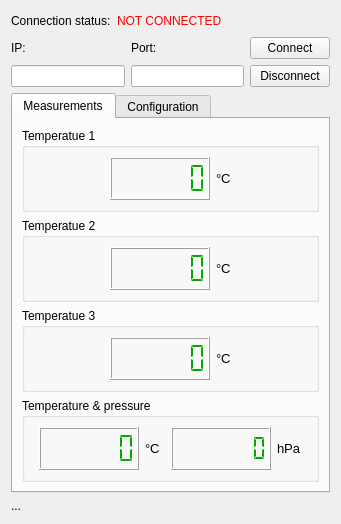
<?xml version="1.0" encoding="UTF-8"?>
<ui version="4.0">
 <class>PiWeatherWidget</class>
 <widget class="QWidget" name="PiWeatherWidget">
  <property name="geometry">
   <rect>
    <x>0</x>
    <y>0</y>
    <width>341</width>
    <height>524</height>
   </rect>
  </property>
  <property name="windowTitle">
   <string>Form</string>
  </property>
  <layout class="QVBoxLayout" name="verticalLayout_8">
   <item>
    <layout class="QHBoxLayout" name="horizontalLayout_2">
     <item>
      <widget class="QLabel" name="connectionStatusLabel">
       <property name="text">
        <string>Connection status:</string>
       </property>
      </widget>
     </item>
     <item>
      <widget class="QLabel" name="connectionStatus">
       <property name="palette">
        <palette>
         <active>
          <colorrole role="WindowText">
           <brush brushstyle="SolidPattern">
            <color alpha="255">
             <red>255</red>
             <green>0</green>
             <blue>0</blue>
            </color>
           </brush>
          </colorrole>
         </active>
         <inactive>
          <colorrole role="WindowText">
           <brush brushstyle="SolidPattern">
            <color alpha="255">
             <red>255</red>
             <green>0</green>
             <blue>0</blue>
            </color>
           </brush>
          </colorrole>
         </inactive>
         <disabled>
          <colorrole role="WindowText">
           <brush brushstyle="SolidPattern">
            <color alpha="255">
             <red>159</red>
             <green>158</green>
             <blue>158</blue>
            </color>
           </brush>
          </colorrole>
         </disabled>
        </palette>
       </property>
       <property name="text">
        <string>NOT CONNECTED</string>
       </property>
      </widget>
     </item>
     <item>
      <spacer name="horizontalSpacer">
       <property name="orientation">
        <enum>Qt::Horizontal</enum>
       </property>
       <property name="sizeHint" stdset="0">
        <size>
         <width>40</width>
         <height>20</height>
        </size>
       </property>
      </spacer>
     </item>
    </layout>
   </item>
   <item>
    <layout class="QHBoxLayout" name="horizontalLayout">
     <item>
      <layout class="QVBoxLayout" name="verticalLayout">
       <item>
        <widget class="QLabel" name="connectionIPLabel">
         <property name="text">
          <string>IP:</string>
         </property>
        </widget>
       </item>
       <item>
        <widget class="QLineEdit" name="connectionIP"/>
       </item>
      </layout>
     </item>
     <item>
      <layout class="QVBoxLayout" name="verticalLayout_2">
       <item>
        <widget class="QLabel" name="connectionPortLabel">
         <property name="text">
          <string>Port:</string>
         </property>
        </widget>
       </item>
       <item>
        <widget class="QLineEdit" name="connectionPort"/>
       </item>
      </layout>
     </item>
     <item>
      <layout class="QVBoxLayout" name="verticalLayout_3">
       <item>
        <widget class="QPushButton" name="connect">
         <property name="text">
          <string>Connect</string>
         </property>
        </widget>
       </item>
       <item>
        <widget class="QPushButton" name="disconnect">
         <property name="enabled">
          <bool>true</bool>
         </property>
         <property name="text">
          <string>Disconnect</string>
         </property>
         <property name="checkable">
          <bool>false</bool>
         </property>
        </widget>
       </item>
      </layout>
     </item>
    </layout>
   </item>
   <item>
    <widget class="QTabWidget" name="tabWidget">
     <property name="enabled">
      <bool>true</bool>
     </property>
     <property name="currentIndex">
      <number>0</number>
     </property>
     <widget class="QWidget" name="tab">
      <attribute name="title">
       <string>Measurements</string>
      </attribute>
      <layout class="QVBoxLayout" name="verticalLayout_13">
       <item>
        <widget class="QGroupBox" name="groupBox1">
         <property name="title">
          <string>Temperatue 1</string>
         </property>
         <layout class="QHBoxLayout" name="horizontalLayout_3">
          <item>
           <spacer name="horizontalSpacer_6">
            <property name="orientation">
             <enum>Qt::Horizontal</enum>
            </property>
            <property name="sizeHint" stdset="0">
             <size>
              <width>40</width>
              <height>20</height>
             </size>
            </property>
           </spacer>
          </item>
          <item>
           <widget class="QLCDNumber" name="tempDisplay1">
            <property name="minimumSize">
             <size>
              <width>100</width>
              <height>40</height>
             </size>
            </property>
            <property name="palette">
             <palette>
              <active>
               <colorrole role="WindowText">
                <brush brushstyle="SolidPattern">
                 <color alpha="255">
                  <red>0</red>
                  <green>170</green>
                  <blue>0</blue>
                 </color>
                </brush>
               </colorrole>
              </active>
              <inactive>
               <colorrole role="WindowText">
                <brush brushstyle="SolidPattern">
                 <color alpha="255">
                  <red>0</red>
                  <green>170</green>
                  <blue>0</blue>
                 </color>
                </brush>
               </colorrole>
              </inactive>
              <disabled>
               <colorrole role="WindowText">
                <brush brushstyle="SolidPattern">
                 <color alpha="255">
                  <red>159</red>
                  <green>158</green>
                  <blue>158</blue>
                 </color>
                </brush>
               </colorrole>
              </disabled>
             </palette>
            </property>
            <property name="digitCount">
             <number>6</number>
            </property>
            <property name="segmentStyle">
             <enum>QLCDNumber::Flat</enum>
            </property>
           </widget>
          </item>
          <item>
           <widget class="QLabel" name="label_10">
            <property name="font">
             <font>
              <pointsize>10</pointsize>
             </font>
            </property>
            <property name="text">
             <string>°C</string>
            </property>
           </widget>
          </item>
          <item>
           <spacer name="horizontalSpacer_3">
            <property name="orientation">
             <enum>Qt::Horizontal</enum>
            </property>
            <property name="sizeHint" stdset="0">
             <size>
              <width>40</width>
              <height>20</height>
             </size>
            </property>
           </spacer>
          </item>
         </layout>
        </widget>
       </item>
       <item>
        <widget class="QGroupBox" name="groupBox2">
         <property name="title">
          <string>Temperatue 2</string>
         </property>
         <layout class="QHBoxLayout" name="horizontalLayout_4">
          <item>
           <spacer name="horizontalSpacer_4">
            <property name="orientation">
             <enum>Qt::Horizontal</enum>
            </property>
            <property name="sizeHint" stdset="0">
             <size>
              <width>40</width>
              <height>20</height>
             </size>
            </property>
           </spacer>
          </item>
          <item>
           <widget class="QLCDNumber" name="tempDisplay2">
            <property name="minimumSize">
             <size>
              <width>100</width>
              <height>40</height>
             </size>
            </property>
            <property name="palette">
             <palette>
              <active>
               <colorrole role="WindowText">
                <brush brushstyle="SolidPattern">
                 <color alpha="255">
                  <red>0</red>
                  <green>170</green>
                  <blue>0</blue>
                 </color>
                </brush>
               </colorrole>
              </active>
              <inactive>
               <colorrole role="WindowText">
                <brush brushstyle="SolidPattern">
                 <color alpha="255">
                  <red>0</red>
                  <green>170</green>
                  <blue>0</blue>
                 </color>
                </brush>
               </colorrole>
              </inactive>
              <disabled>
               <colorrole role="WindowText">
                <brush brushstyle="SolidPattern">
                 <color alpha="255">
                  <red>159</red>
                  <green>158</green>
                  <blue>158</blue>
                 </color>
                </brush>
               </colorrole>
              </disabled>
             </palette>
            </property>
            <property name="digitCount">
             <number>6</number>
            </property>
            <property name="segmentStyle">
             <enum>QLCDNumber::Flat</enum>
            </property>
           </widget>
          </item>
          <item>
           <widget class="QLabel" name="label_9">
            <property name="font">
             <font>
              <pointsize>10</pointsize>
             </font>
            </property>
            <property name="text">
             <string>°C</string>
            </property>
           </widget>
          </item>
          <item>
           <spacer name="horizontalSpacer_5">
            <property name="orientation">
             <enum>Qt::Horizontal</enum>
            </property>
            <property name="sizeHint" stdset="0">
             <size>
              <width>40</width>
              <height>20</height>
             </size>
            </property>
           </spacer>
          </item>
         </layout>
        </widget>
       </item>
       <item>
        <widget class="QGroupBox" name="groupBox3">
         <property name="title">
          <string>Temperatue 3</string>
         </property>
         <layout class="QHBoxLayout" name="horizontalLayout_6">
          <item>
           <spacer name="horizontalSpacer_7">
            <property name="orientation">
             <enum>Qt::Horizontal</enum>
            </property>
            <property name="sizeHint" stdset="0">
             <size>
              <width>40</width>
              <height>20</height>
             </size>
            </property>
           </spacer>
          </item>
          <item>
           <widget class="QLCDNumber" name="tempDisplay3">
            <property name="minimumSize">
             <size>
              <width>100</width>
              <height>40</height>
             </size>
            </property>
            <property name="palette">
             <palette>
              <active>
               <colorrole role="WindowText">
                <brush brushstyle="SolidPattern">
                 <color alpha="255">
                  <red>0</red>
                  <green>170</green>
                  <blue>0</blue>
                 </color>
                </brush>
               </colorrole>
              </active>
              <inactive>
               <colorrole role="WindowText">
                <brush brushstyle="SolidPattern">
                 <color alpha="255">
                  <red>0</red>
                  <green>170</green>
                  <blue>0</blue>
                 </color>
                </brush>
               </colorrole>
              </inactive>
              <disabled>
               <colorrole role="WindowText">
                <brush brushstyle="SolidPattern">
                 <color alpha="255">
                  <red>159</red>
                  <green>158</green>
                  <blue>158</blue>
                 </color>
                </brush>
               </colorrole>
              </disabled>
             </palette>
            </property>
            <property name="digitCount">
             <number>6</number>
            </property>
            <property name="segmentStyle">
             <enum>QLCDNumber::Flat</enum>
            </property>
           </widget>
          </item>
          <item>
           <widget class="QLabel" name="label_7">
            <property name="font">
             <font>
              <pointsize>10</pointsize>
             </font>
            </property>
            <property name="text">
             <string>°C</string>
            </property>
           </widget>
          </item>
          <item>
           <spacer name="horizontalSpacer_8">
            <property name="orientation">
             <enum>Qt::Horizontal</enum>
            </property>
            <property name="sizeHint" stdset="0">
             <size>
              <width>40</width>
              <height>20</height>
             </size>
            </property>
           </spacer>
          </item>
         </layout>
        </widget>
       </item>
       <item>
        <widget class="QGroupBox" name="groupBox4">
         <property name="title">
          <string>Temperature &amp;&amp; pressure</string>
         </property>
         <layout class="QHBoxLayout" name="horizontalLayout_5">
          <item>
           <spacer name="horizontalSpacer_19">
            <property name="orientation">
             <enum>Qt::Horizontal</enum>
            </property>
            <property name="sizeHint" stdset="0">
             <size>
              <width>40</width>
              <height>20</height>
             </size>
            </property>
           </spacer>
          </item>
          <item>
           <widget class="QLCDNumber" name="temperatureDisplay">
            <property name="minimumSize">
             <size>
              <width>100</width>
              <height>40</height>
             </size>
            </property>
            <property name="palette">
             <palette>
              <active>
               <colorrole role="WindowText">
                <brush brushstyle="SolidPattern">
                 <color alpha="255">
                  <red>0</red>
                  <green>170</green>
                  <blue>0</blue>
                 </color>
                </brush>
               </colorrole>
              </active>
              <inactive>
               <colorrole role="WindowText">
                <brush brushstyle="SolidPattern">
                 <color alpha="255">
                  <red>0</red>
                  <green>170</green>
                  <blue>0</blue>
                 </color>
                </brush>
               </colorrole>
              </inactive>
              <disabled>
               <colorrole role="WindowText">
                <brush brushstyle="SolidPattern">
                 <color alpha="255">
                  <red>159</red>
                  <green>158</green>
                  <blue>158</blue>
                 </color>
                </brush>
               </colorrole>
              </disabled>
             </palette>
            </property>
            <property name="digitCount">
             <number>6</number>
            </property>
            <property name="segmentStyle">
             <enum>QLCDNumber::Flat</enum>
            </property>
           </widget>
          </item>
          <item>
           <widget class="QLabel" name="label_5">
            <property name="font">
             <font>
              <pointsize>10</pointsize>
             </font>
            </property>
            <property name="text">
             <string>°C</string>
            </property>
           </widget>
          </item>
          <item>
           <spacer name="horizontalSpacer_9">
            <property name="orientation">
             <enum>Qt::Horizontal</enum>
            </property>
            <property name="sizeHint" stdset="0">
             <size>
              <width>40</width>
              <height>20</height>
             </size>
            </property>
           </spacer>
          </item>
          <item>
           <widget class="QLCDNumber" name="pressureDisplay">
            <property name="minimumSize">
             <size>
              <width>100</width>
              <height>40</height>
             </size>
            </property>
            <property name="palette">
             <palette>
              <active>
               <colorrole role="WindowText">
                <brush brushstyle="SolidPattern">
                 <color alpha="255">
                  <red>0</red>
                  <green>170</green>
                  <blue>0</blue>
                 </color>
                </brush>
               </colorrole>
              </active>
              <inactive>
               <colorrole role="WindowText">
                <brush brushstyle="SolidPattern">
                 <color alpha="255">
                  <red>0</red>
                  <green>170</green>
                  <blue>0</blue>
                 </color>
                </brush>
               </colorrole>
              </inactive>
              <disabled>
               <colorrole role="WindowText">
                <brush brushstyle="SolidPattern">
                 <color alpha="255">
                  <red>159</red>
                  <green>158</green>
                  <blue>158</blue>
                 </color>
                </brush>
               </colorrole>
              </disabled>
             </palette>
            </property>
            <property name="digitCount">
             <number>7</number>
            </property>
            <property name="segmentStyle">
             <enum>QLCDNumber::Flat</enum>
            </property>
           </widget>
          </item>
          <item>
           <widget class="QLabel" name="label_8">
            <property name="font">
             <font>
              <pointsize>10</pointsize>
             </font>
            </property>
            <property name="text">
             <string>hPa</string>
            </property>
           </widget>
          </item>
          <item>
           <spacer name="horizontalSpacer_18">
            <property name="orientation">
             <enum>Qt::Horizontal</enum>
            </property>
            <property name="sizeHint" stdset="0">
             <size>
              <width>40</width>
              <height>20</height>
             </size>
            </property>
           </spacer>
          </item>
         </layout>
        </widget>
       </item>
      </layout>
     </widget>
     <widget class="QWidget" name="tab_2">
      <attribute name="title">
       <string>Configuration</string>
      </attribute>
      <layout class="QVBoxLayout" name="verticalLayout_5">
       <item>
        <widget class="QGroupBox" name="groupBox_7">
         <property name="title">
          <string>Temperatue 1</string>
         </property>
         <layout class="QHBoxLayout" name="horizontalLayout_9">
          <item>
           <widget class="QLabel" name="label">
            <property name="text">
             <string>Custom name:</string>
            </property>
           </widget>
          </item>
          <item>
           <spacer name="horizontalSpacer_10">
            <property name="orientation">
             <enum>Qt::Horizontal</enum>
            </property>
            <property name="sizeHint" stdset="0">
             <size>
              <width>40</width>
              <height>20</height>
             </size>
            </property>
           </spacer>
          </item>
          <item>
           <widget class="QLabel" name="customNameLabel1">
            <property name="font">
             <font>
              <pointsize>10</pointsize>
             </font>
            </property>
            <property name="text">
             <string>.</string>
            </property>
           </widget>
          </item>
          <item>
           <spacer name="horizontalSpacer_14">
            <property name="orientation">
             <enum>Qt::Horizontal</enum>
            </property>
            <property name="sizeHint" stdset="0">
             <size>
              <width>40</width>
              <height>20</height>
             </size>
            </property>
           </spacer>
          </item>
          <item>
           <widget class="QPushButton" name="setName1">
            <property name="text">
             <string>Change name</string>
            </property>
           </widget>
          </item>
         </layout>
        </widget>
       </item>
       <item>
        <widget class="QGroupBox" name="groupBox_6">
         <property name="title">
          <string>Temperatue 2</string>
         </property>
         <layout class="QHBoxLayout" name="horizontalLayout_8">
          <item>
           <widget class="QLabel" name="label_2">
            <property name="text">
             <string>Custom name:</string>
            </property>
           </widget>
          </item>
          <item>
           <spacer name="horizontalSpacer_11">
            <property name="orientation">
             <enum>Qt::Horizontal</enum>
            </property>
            <property name="sizeHint" stdset="0">
             <size>
              <width>40</width>
              <height>20</height>
             </size>
            </property>
           </spacer>
          </item>
          <item>
           <widget class="QLabel" name="customNameLabel2">
            <property name="font">
             <font>
              <pointsize>10</pointsize>
             </font>
            </property>
            <property name="text">
             <string>.</string>
            </property>
           </widget>
          </item>
          <item>
           <spacer name="horizontalSpacer_15">
            <property name="orientation">
             <enum>Qt::Horizontal</enum>
            </property>
            <property name="sizeHint" stdset="0">
             <size>
              <width>40</width>
              <height>20</height>
             </size>
            </property>
           </spacer>
          </item>
          <item>
           <widget class="QPushButton" name="setName2">
            <property name="text">
             <string>Change name</string>
            </property>
           </widget>
          </item>
         </layout>
        </widget>
       </item>
       <item>
        <widget class="QGroupBox" name="groupBox_5">
         <property name="title">
          <string>Temperatue 3</string>
         </property>
         <layout class="QHBoxLayout" name="horizontalLayout_7">
          <item>
           <widget class="QLabel" name="label_11">
            <property name="text">
             <string>Custom name:</string>
            </property>
           </widget>
          </item>
          <item>
           <spacer name="horizontalSpacer_12">
            <property name="orientation">
             <enum>Qt::Horizontal</enum>
            </property>
            <property name="sizeHint" stdset="0">
             <size>
              <width>40</width>
              <height>20</height>
             </size>
            </property>
           </spacer>
          </item>
          <item>
           <widget class="QLabel" name="customNameLabel3">
            <property name="font">
             <font>
              <pointsize>10</pointsize>
             </font>
            </property>
            <property name="text">
             <string>.</string>
            </property>
           </widget>
          </item>
          <item>
           <spacer name="horizontalSpacer_16">
            <property name="orientation">
             <enum>Qt::Horizontal</enum>
            </property>
            <property name="sizeHint" stdset="0">
             <size>
              <width>40</width>
              <height>20</height>
             </size>
            </property>
           </spacer>
          </item>
          <item>
           <widget class="QPushButton" name="setName3">
            <property name="text">
             <string>Change name</string>
            </property>
           </widget>
          </item>
         </layout>
        </widget>
       </item>
       <item>
        <widget class="QGroupBox" name="groupBox_8">
         <property name="title">
          <string>Temperature  &amp;&amp; pressure</string>
         </property>
         <layout class="QHBoxLayout" name="horizontalLayout_10">
          <item>
           <widget class="QLabel" name="label_12">
            <property name="text">
             <string>Custom name:</string>
            </property>
           </widget>
          </item>
          <item>
           <spacer name="horizontalSpacer_13">
            <property name="orientation">
             <enum>Qt::Horizontal</enum>
            </property>
            <property name="sizeHint" stdset="0">
             <size>
              <width>40</width>
              <height>20</height>
             </size>
            </property>
           </spacer>
          </item>
          <item>
           <widget class="QLabel" name="customNameLabel4">
            <property name="font">
             <font>
              <pointsize>10</pointsize>
             </font>
            </property>
            <property name="text">
             <string>.</string>
            </property>
           </widget>
          </item>
          <item>
           <spacer name="horizontalSpacer_17">
            <property name="orientation">
             <enum>Qt::Horizontal</enum>
            </property>
            <property name="sizeHint" stdset="0">
             <size>
              <width>40</width>
              <height>20</height>
             </size>
            </property>
           </spacer>
          </item>
          <item>
           <widget class="QPushButton" name="setName4">
            <property name="text">
             <string>Change name</string>
            </property>
           </widget>
          </item>
         </layout>
        </widget>
       </item>
      </layout>
     </widget>
    </widget>
   </item>
   <item>
    <widget class="QLabel" name="statusLabel">
     <property name="text">
      <string>...</string>
     </property>
    </widget>
   </item>
  </layout>
 </widget>
 <resources/>
 <connections/>
</ui>
